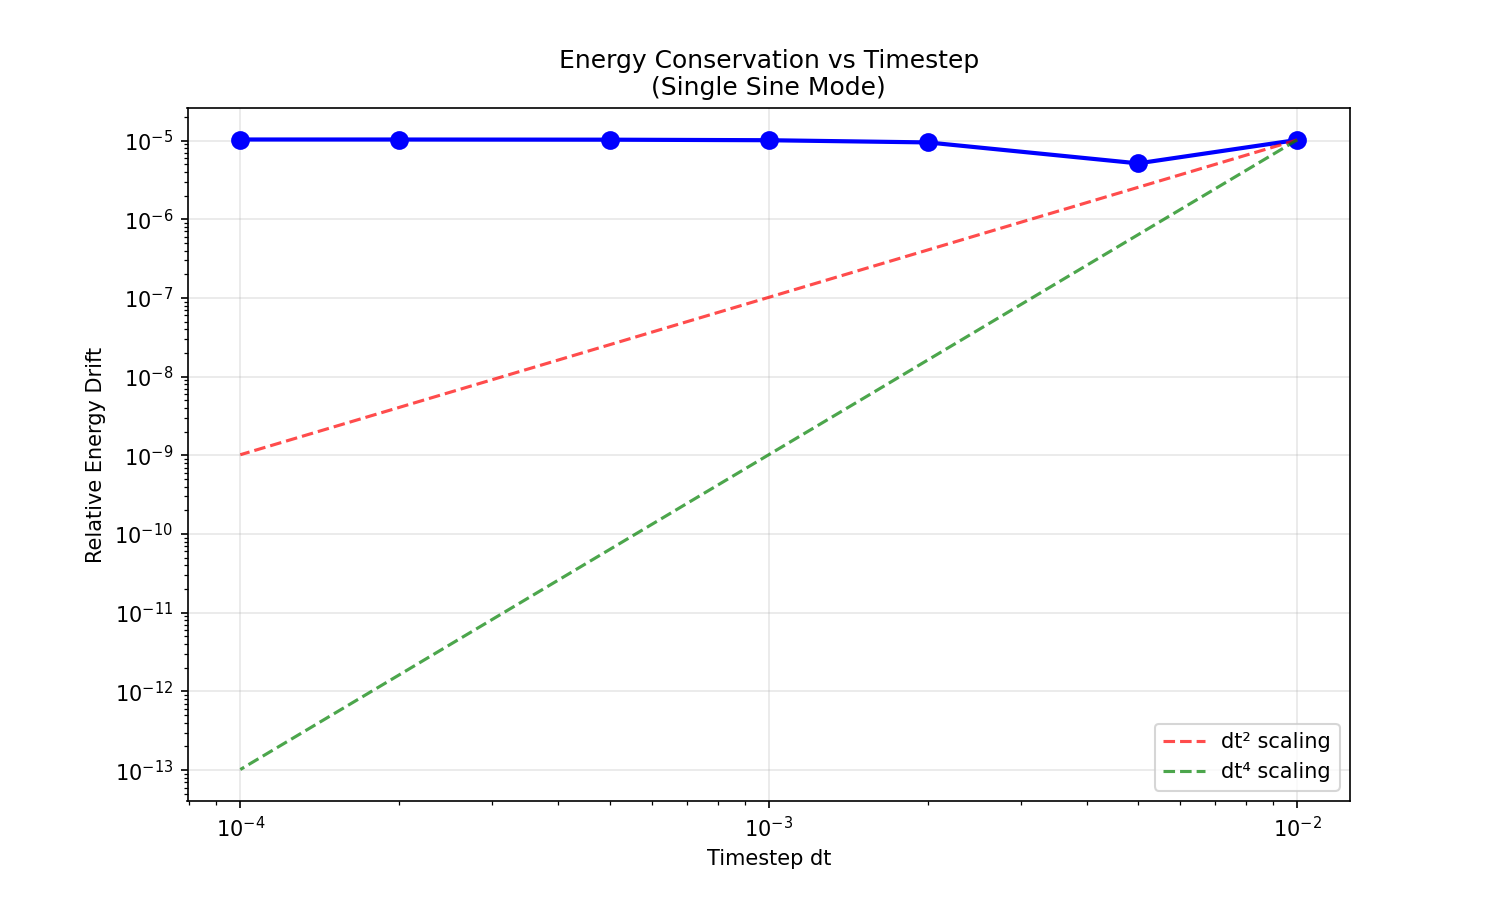

This figure's Python source:
#!/usr/bin/env python3
"""
Test timestep convergence for energy conservation
"""

import numpy as np
import matplotlib.pyplot as plt

def test_timestep_convergence():
    """Test how energy conservation depends on timestep"""
    print("=== Timestep Convergence Test ===")
    
    timesteps = [0.01, 0.005, 0.002, 0.001, 0.0005, 0.0002, 0.0001]
    
    N = 128
    L = 10.0
    dx = L / (N - 1)
    m = 1.0
    total_time = 1.0  # Fixed total evolution time
    
    x = np.linspace(0, L, N)
    
    results = []
    
    for dt in timesteps:
        print(f"\nTesting dt = {dt}")
        
        # Single sine mode (we know this should work)
        phi = 0.1 * np.sin(np.pi * x / L)
        pi = np.zeros(N)
        
        n_steps = int(total_time / dt)
        E_initial = None
        
        for step in range(n_steps):
            # Energy calculation (only at start and end)
            if step == 0 or step == n_steps - 1:
                kinetic = 0.5 * np.trapz(pi**2, dx=dx)
                grad_phi = np.gradient(phi, dx)
                gradient = 0.5 * np.trapz(grad_phi**2, dx=dx)
                potential = 0.5 * m**2 * np.trapz(phi**2, dx=dx)
                E = kinetic + gradient + potential
                
                if step == 0:
                    E_initial = E
                else:
                    E_final = E
            
            # Evolution - Leapfrog
            lap = np.zeros(N)
            lap[1:-1] = (phi[2:] - 2*phi[1:-1] + phi[:-2]) / dx**2
            force = lap - m**2 * phi
            
            pi += 0.5 * dt * force
            phi += dt * pi
            
            lap[1:-1] = (phi[2:] - 2*phi[1:-1] + phi[:-2]) / dx**2
            force = lap - m**2 * phi
            pi += 0.5 * dt * force
        
        # Energy drift
        energy_drift = abs(E_final - E_initial) / E_initial
        results.append(energy_drift)
        
        print(f"  Steps: {n_steps}, Energy drift: {energy_drift:.2e}")
    
    # Plot convergence
    plt.figure(figsize=(10, 6))
    plt.loglog(timesteps, results, 'bo-', linewidth=2, markersize=8)
    plt.xlabel('Timestep dt')
    plt.ylabel('Relative Energy Drift')
    plt.title('Energy Conservation vs Timestep\n(Single Sine Mode)')
    plt.grid(True, alpha=0.3)
    
    # Add reference lines
    plt.loglog(timesteps, np.array(timesteps)**2 * results[0] / timesteps[0]**2, 'r--', 
               label='dt² scaling', alpha=0.7)
    plt.loglog(timesteps, np.array(timesteps)**4 * results[0] / timesteps[0]**4, 'g--', 
               label='dt⁴ scaling', alpha=0.7)
    
    plt.legend()
    plt.savefig('timestep_convergence.png', dpi=150)
    plt.show()
    
    # Find acceptable timestep
    acceptable_drift = 1e-10
    good_timesteps = [dt for dt, drift in zip(timesteps, results) if drift < acceptable_drift]
    
    if good_timesteps:
        best_dt = max(good_timesteps)  # Largest timestep that gives good conservation
        print(f"\n✅ Found acceptable timestep: dt = {best_dt}")
        print(f"   Gives energy drift: {results[timesteps.index(best_dt)]:.2e}")
        return best_dt
    else:
        print(f"\n❌ No timestep gives drift < {acceptable_drift}")
        best_dt = timesteps[np.argmin(results)]
        print(f"   Best timestep: dt = {best_dt}")
        print(f"   Gives energy drift: {min(results):.2e}")
        return best_dt

def test_yoshida_vs_leapfrog(dt):
    """Compare Yoshida vs Leapfrog with optimal timestep"""
    print(f"\n=== Yoshida vs Leapfrog (dt={dt}) ===")
    
    N = 128
    L = 10.0
    dx = L / (N - 1)
    m = 1.0
    total_time = 5.0  # Longer evolution
    
    x = np.linspace(0, L, N)
    
    # Test with boundary-compatible Gaussian
    gaussian = 0.1 * np.exp(-((x - L/2) / 1.0)**2)
    boundary_factor = np.sin(np.pi * x / L)
    phi_init = gaussian * boundary_factor
    
    integrators = ['leapfrog', 'yoshida4']
    results = {}
    
    for integrator in integrators:
        print(f"\nTesting {integrator}:")
        
        phi = phi_init.copy()
        pi = np.zeros(N)
        
        n_steps = int(total_time / dt)
        E_initial = None
        
        for step in range(n_steps):
            # Energy calculation
            if step == 0 or step == n_steps - 1:
                kinetic = 0.5 * np.trapz(pi**2, dx=dx)
                grad_phi = np.gradient(phi, dx)
                gradient = 0.5 * np.trapz(grad_phi**2, dx=dx)
                potential = 0.5 * m**2 * np.trapz(phi**2, dx=dx)
                E = kinetic + gradient + potential
                
                if step == 0:
                    E_initial = E
                    print(f"  Initial energy: {E:.6f}")
                else:
                    E_final = E
                    print(f"  Final energy: {E:.6f}")
            
            # Evolution
            if integrator == 'leapfrog':
                # Leapfrog
                lap = np.zeros(N)
                lap[1:-1] = (phi[2:] - 2*phi[1:-1] + phi[:-2]) / dx**2
                force = lap - m**2 * phi
                
                pi += 0.5 * dt * force
                phi += dt * pi
                
                lap[1:-1] = (phi[2:] - 2*phi[1:-1] + phi[:-2]) / dx**2
                force = lap - m**2 * phi
                pi += 0.5 * dt * force
                
            else:  # yoshida4
                # Yoshida coefficients
                w0 = -2**(1/3) / (2 - 2**(1/3))
                w1 = 1 / (2 - 2**(1/3))
                c1 = c4 = w1 / 2
                c2 = c3 = (w0 + w1) / 2
                d1 = d3 = w1
                d2 = w0
                
                # Yoshida steps
                phi += c1 * dt * pi
                lap = np.zeros(N)
                lap[1:-1] = (phi[2:] - 2*phi[1:-1] + phi[:-2]) / dx**2
                force = lap - m**2 * phi
                pi += d1 * dt * force
                
                phi += c2 * dt * pi
                lap[1:-1] = (phi[2:] - 2*phi[1:-1] + phi[:-2]) / dx**2
                force = lap - m**2 * phi
                pi += d2 * dt * force
                
                phi += c3 * dt * pi
                lap[1:-1] = (phi[2:] - 2*phi[1:-1] + phi[:-2]) / dx**2
                force = lap - m**2 * phi
                pi += d3 * dt * force
                
                phi += c4 * dt * pi
        
        # Energy drift
        energy_drift = abs(E_final - E_initial) / E_initial
        results[integrator] = energy_drift
        
        print(f"  Energy drift: {energy_drift:.2e}")
    
    # Compare
    print(f"\n--- COMPARISON ---")
    for integrator in integrators:
        drift = results[integrator]
        if drift < 1e-12:
            status = "EXCELLENT"
        elif drift < 1e-10:
            status = "VERY GOOD"
        elif drift < 1e-6:
            status = "GOOD"
        else:
            status = "POOR"
        print(f"{integrator:10s}: {drift:.2e} ({status})")
    
    return results

def main():
    print("Systematic Timestep and Integrator Analysis")
    print("=" * 50)
    
    # Find optimal timestep
    best_dt = test_timestep_convergence()
    
    # Test integrators with optimal timestep
    integrator_results = test_yoshida_vs_leapfrog(best_dt)
    
    print(f"\n=== FINAL RECOMMENDATIONS ===")
    print(f"Optimal timestep: dt = {best_dt}")
    
    if integrator_results['yoshida4'] < 1e-10:
        print("✅ Yoshida integrator with optimal timestep gives excellent conservation")
        print("🎉 Ready to build Loop 4.0 with these settings!")
    else:
        print("⚠️  Still need smaller timesteps or better methods")

if __name__ == "__main__":
    main()